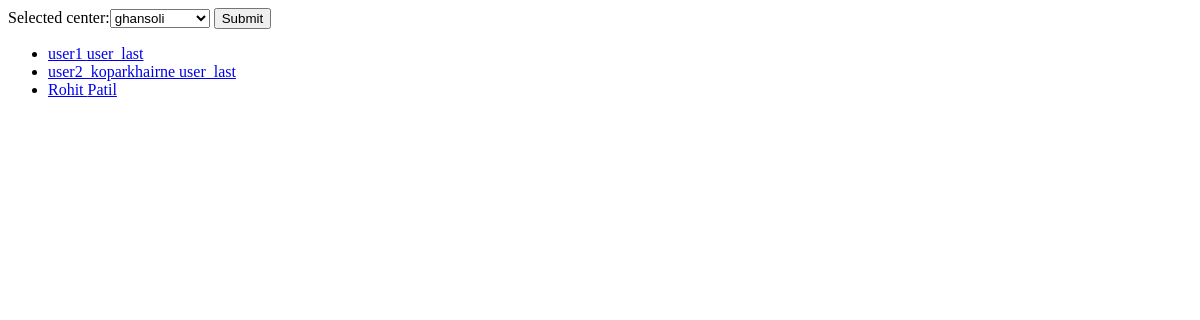
The app's page /checkbox/ (signed in), older data.
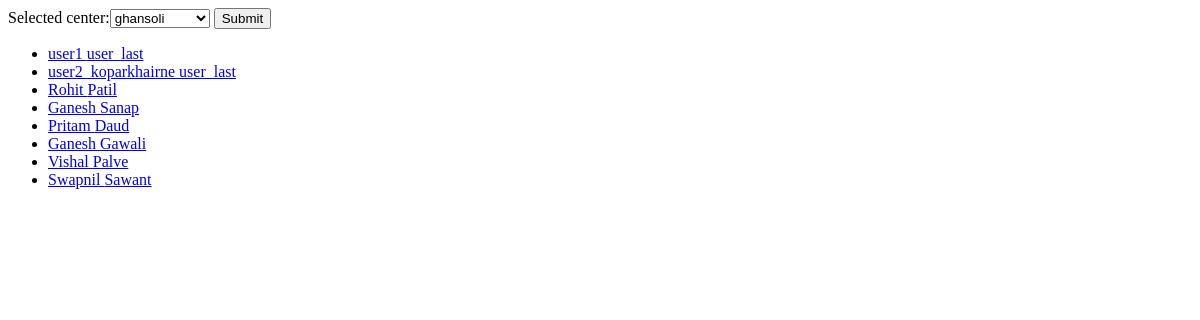
The same page, newer data.
### attendance/models.py (models this page shows, shortened)
class User(models.Model):
    username = models.ForeignKey(Center,on_delete=models.CASCADE)
    mobile_no = models.CharField(max_length=10)
    email = models.CharField(max_length=100)
    initial = models.CharField(max_length=20)
    middle_name = models.CharField(max_length=20)
    last_name = models.CharField(max_length=20)
    address = models.CharField(max_length=500)
    enroll_date = models.DateTimeField()

### attendance/views.py (the view)
# urls.py: path('checkbox/',views.checkboxview, name='user_list_view'),
@login_required(login_url='/login/')
def checkboxview(request):
    if request.method == 'POST':
        centerform = CenterForm(request.POST)
        if centerform.is_valid():
            data = centerform.cleaned_data
            center_name = data['your_choice']
            center_id_query = Center.objects.filter(center_name=center_name)
            center_data = center_id_query.values()[0]
            center_id = center_data['id']
            users = User.objects.filter(username_id=center_id)
            centerform = CenterForm()
            context = {
                'users': users,
                'center_name': center_name
            }
            return render(request, 'attendance/attendance.html', context)
    else:
        centerform = CenterForm()
        users = User.objects.all()
        template = loader.get_template('attendance/users.html')
        context = {
            'users': users,
            'centerform' : centerform
        }
    return render(request, 'attendance/checkbox.html',context)

### attendance/forms.py
class CenterForm(forms.Form):
    centers = Center.objects.all()
    center_obj = centers.values()
    center_list = [(ce['center_name'],ce['center_name']) for ce in center_obj ]
    selected_center = forms.CharField( widget=forms.Select(choices=tuple(center_list)))

### attendance/templates/attendance/checkbox.html (shortened to what this page needs)
<form action="/checkbox/" method="post">
    {{ centerform }}
    <input type="submit" value="Submit" />
</form>
    <ul>
        {% for user in users %}
            <li><a href="{% url 'attendance:user_index' user.id %}"> {{ user.initial }} {{ user.last_name }} </a></li>
        {% endfor %}
    </ul>

Row changes from the older to the newer data that the page shows:
added User: initial "Ganesh", last_name "Sanap"
added User: initial "Pritam", last_name "Daud"
added User: initial "Ganesh", last_name "Gawali"
added User: initial "Vishal", last_name "Palve"
added User: initial "Swapnil", last_name "Sawant"
